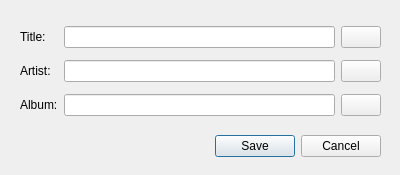
<?xml version="1.0" encoding="UTF-8"?>
<ui version="4.0">
 <class>EditMetadataDialog</class>
 <widget class="QDialog" name="EditMetadataDialog">
  <property name="geometry">
   <rect>
    <x>0</x>
    <y>0</y>
    <width>400</width>
    <height>175</height>
   </rect>
  </property>
  <property name="minimumSize">
   <size>
    <width>400</width>
    <height>175</height>
   </size>
  </property>
  <property name="maximumSize">
   <size>
    <width>400</width>
    <height>175</height>
   </size>
  </property>
  <property name="windowTitle">
   <string/>
  </property>
  <widget class="QDialogButtonBox" name="buttonBox">
   <property name="geometry">
    <rect>
     <x>20</x>
     <y>130</y>
     <width>361</width>
     <height>32</height>
    </rect>
   </property>
   <property name="orientation">
    <enum>Qt::Horizontal</enum>
   </property>
   <property name="standardButtons">
    <set>QDialogButtonBox::Cancel|QDialogButtonBox::Save</set>
   </property>
  </widget>
  <widget class="QWidget" name="gridLayoutWidget">
   <property name="geometry">
    <rect>
     <x>20</x>
     <y>20</y>
     <width>361</width>
     <height>103</height>
    </rect>
   </property>
   <layout class="QGridLayout" name="gridLayout">
    <item row="1" column="0">
     <widget class="QLabel" name="labelArtist">
      <property name="text">
       <string>Artist:</string>
      </property>
     </widget>
    </item>
    <item row="0" column="0">
     <widget class="QLabel" name="labelTitle">
      <property name="text">
       <string>Title:</string>
      </property>
     </widget>
    </item>
    <item row="2" column="0">
     <widget class="QLabel" name="labelAlbum">
      <property name="text">
       <string>Album:</string>
      </property>
     </widget>
    </item>
    <item row="1" column="1">
     <widget class="QLineEdit" name="editArtist"/>
    </item>
    <item row="2" column="1">
     <widget class="QLineEdit" name="editAlbum"/>
    </item>
    <item row="0" column="1">
     <widget class="QLineEdit" name="editTitle"/>
    </item>
    <item row="0" column="2">
     <widget class="QPushButton" name="undoTitle">
      <property name="text">
       <string/>
      </property>
      <property name="icon">
       <iconset theme=":/icons/undo.png"/>
      </property>
     </widget>
    </item>
    <item row="1" column="2">
     <widget class="QPushButton" name="undoArtist">
      <property name="text">
       <string/>
      </property>
      <property name="icon">
       <iconset theme=":/icons/undo.png"/>
      </property>
     </widget>
    </item>
    <item row="2" column="2">
     <widget class="QPushButton" name="undoAlbum">
      <property name="text">
       <string/>
      </property>
      <property name="icon">
       <iconset theme=":/icons/undo.png"/>
      </property>
     </widget>
    </item>
   </layout>
  </widget>
 </widget>
 <tabstops>
  <tabstop>editTitle</tabstop>
  <tabstop>editArtist</tabstop>
  <tabstop>editAlbum</tabstop>
 </tabstops>
 <resources/>
 <connections>
  <connection>
   <sender>buttonBox</sender>
   <signal>accepted()</signal>
   <receiver>EditMetadataDialog</receiver>
   <slot>accept()</slot>
   <hints>
    <hint type="sourcelabel">
     <x>248</x>
     <y>254</y>
    </hint>
    <hint type="destinationlabel">
     <x>157</x>
     <y>274</y>
    </hint>
   </hints>
  </connection>
  <connection>
   <sender>buttonBox</sender>
   <signal>rejected()</signal>
   <receiver>EditMetadataDialog</receiver>
   <slot>reject()</slot>
   <hints>
    <hint type="sourcelabel">
     <x>316</x>
     <y>260</y>
    </hint>
    <hint type="destinationlabel">
     <x>286</x>
     <y>274</y>
    </hint>
   </hints>
  </connection>
  <connection>
   <sender>undoTitle</sender>
   <signal>pressed()</signal>
   <receiver>EditMetadataDialog</receiver>
   <slot>reloadTitleText()</slot>
   <hints>
    <hint type="sourcelabel">
     <x>368</x>
     <y>36</y>
    </hint>
    <hint type="destinationlabel">
     <x>324</x>
     <y>12</y>
    </hint>
   </hints>
  </connection>
  <connection>
   <sender>undoArtist</sender>
   <signal>pressed()</signal>
   <receiver>EditMetadataDialog</receiver>
   <slot>reloadArtistText()</slot>
   <hints>
    <hint type="sourcelabel">
     <x>352</x>
     <y>72</y>
    </hint>
    <hint type="destinationlabel">
     <x>321</x>
     <y>52</y>
    </hint>
   </hints>
  </connection>
  <connection>
   <sender>undoAlbum</sender>
   <signal>pressed()</signal>
   <receiver>EditMetadataDialog</receiver>
   <slot>reloadAlbumText()</slot>
   <hints>
    <hint type="sourcelabel">
     <x>367</x>
     <y>102</y>
    </hint>
    <hint type="destinationlabel">
     <x>323</x>
     <y>86</y>
    </hint>
   </hints>
  </connection>
 </connections>
 <slots>
  <slot>reloadTitleText()</slot>
  <slot>reloadArtistText()</slot>
  <slot>reloadAlbumText()</slot>
 </slots>
</ui>
